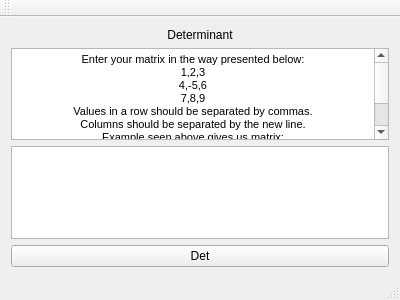
<?xml version="1.0" encoding="UTF-8"?>
<ui version="4.0">
 <class>MainWindow</class>
 <widget class="QMainWindow" name="MainWindow">
  <property name="geometry">
   <rect>
    <x>0</x>
    <y>0</y>
    <width>400</width>
    <height>300</height>
   </rect>
  </property>
  <property name="windowTitle">
   <string>MainWindow</string>
  </property>
  <widget class="QWidget" name="centralWidget">
   <layout class="QVBoxLayout" name="verticalLayout_2">
    <item>
     <layout class="QVBoxLayout" name="verticalLayout">
      <item>
       <widget class="QLabel" name="label">
        <property name="text">
         <string>Determinant</string>
        </property>
        <property name="textFormat">
         <enum>Qt::PlainText</enum>
        </property>
        <property name="alignment">
         <set>Qt::AlignCenter</set>
        </property>
       </widget>
      </item>
      <item>
       <widget class="QTextBrowser" name="textBrowser">
        <property name="html">
         <string>&lt;!DOCTYPE HTML PUBLIC &quot;-//W3C//DTD HTML 4.0//EN&quot; &quot;http://www.w3.org/TR/REC-html40/strict.dtd&quot;&gt;
&lt;html&gt;&lt;head&gt;&lt;meta name=&quot;qrichtext&quot; content=&quot;1&quot; /&gt;&lt;style type=&quot;text/css&quot;&gt;
p, li { white-space: pre-wrap; }
&lt;/style&gt;&lt;/head&gt;&lt;body style=&quot; font-family:'MS Shell Dlg 2'; font-size:8.25pt; font-weight:400; font-style:normal;&quot;&gt;
&lt;p align=&quot;center&quot; style=&quot; margin-top:0px; margin-bottom:0px; margin-left:0px; margin-right:0px; -qt-block-indent:0; text-indent:0px;&quot;&gt;Enter your matrix in the way presented below:&lt;/p&gt;
&lt;p align=&quot;center&quot; style=&quot; margin-top:0px; margin-bottom:0px; margin-left:0px; margin-right:0px; -qt-block-indent:0; text-indent:0px;&quot;&gt;1,2,3&lt;/p&gt;
&lt;p align=&quot;center&quot; style=&quot; margin-top:0px; margin-bottom:0px; margin-left:0px; margin-right:0px; -qt-block-indent:0; text-indent:0px;&quot;&gt;4,-5,6&lt;/p&gt;
&lt;p align=&quot;center&quot; style=&quot; margin-top:0px; margin-bottom:0px; margin-left:0px; margin-right:0px; -qt-block-indent:0; text-indent:0px;&quot;&gt;7,8,9&lt;/p&gt;
&lt;p align=&quot;center&quot; style=&quot; margin-top:0px; margin-bottom:0px; margin-left:0px; margin-right:0px; -qt-block-indent:0; text-indent:0px;&quot;&gt;Values in a row should be separated by commas.&lt;/p&gt;
&lt;p align=&quot;center&quot; style=&quot; margin-top:0px; margin-bottom:0px; margin-left:0px; margin-right:0px; -qt-block-indent:0; text-indent:0px;&quot;&gt;Columns should be separated by the new line.&lt;/p&gt;
&lt;p align=&quot;center&quot; style=&quot; margin-top:0px; margin-bottom:0px; margin-left:0px; margin-right:0px; -qt-block-indent:0; text-indent:0px;&quot;&gt;Example seen above gives us matrix:&lt;/p&gt;
&lt;p align=&quot;center&quot; style=&quot; margin-top:0px; margin-bottom:0px; margin-left:0px; margin-right:0px; -qt-block-indent:0; text-indent:0px;&quot;&gt;[1 2 3]&lt;/p&gt;
&lt;p align=&quot;center&quot; style=&quot; margin-top:0px; margin-bottom:0px; margin-left:0px; margin-right:0px; -qt-block-indent:0; text-indent:0px;&quot;&gt;[4 -5 6]&lt;/p&gt;
&lt;p align=&quot;center&quot; style=&quot; margin-top:0px; margin-bottom:0px; margin-left:0px; margin-right:0px; -qt-block-indent:0; text-indent:0px;&quot;&gt;[7 8 9]&lt;/p&gt;&lt;/body&gt;&lt;/html&gt;</string>
        </property>
       </widget>
      </item>
      <item>
       <widget class="QTextEdit" name="Line"/>
      </item>
      <item>
       <widget class="QPushButton" name="DetButton">
        <property name="text">
         <string>Det</string>
        </property>
       </widget>
      </item>
     </layout>
    </item>
   </layout>
  </widget>
  <widget class="QMenuBar" name="menuBar">
   <property name="geometry">
    <rect>
     <x>0</x>
     <y>0</y>
     <width>400</width>
     <height>21</height>
    </rect>
   </property>
  </widget>
  <widget class="QToolBar" name="mainToolBar">
   <attribute name="toolBarArea">
    <enum>TopToolBarArea</enum>
   </attribute>
   <attribute name="toolBarBreak">
    <bool>false</bool>
   </attribute>
  </widget>
  <widget class="QStatusBar" name="statusBar"/>
 </widget>
 <layoutdefault spacing="6" margin="11"/>
 <resources/>
 <connections/>
</ui>
